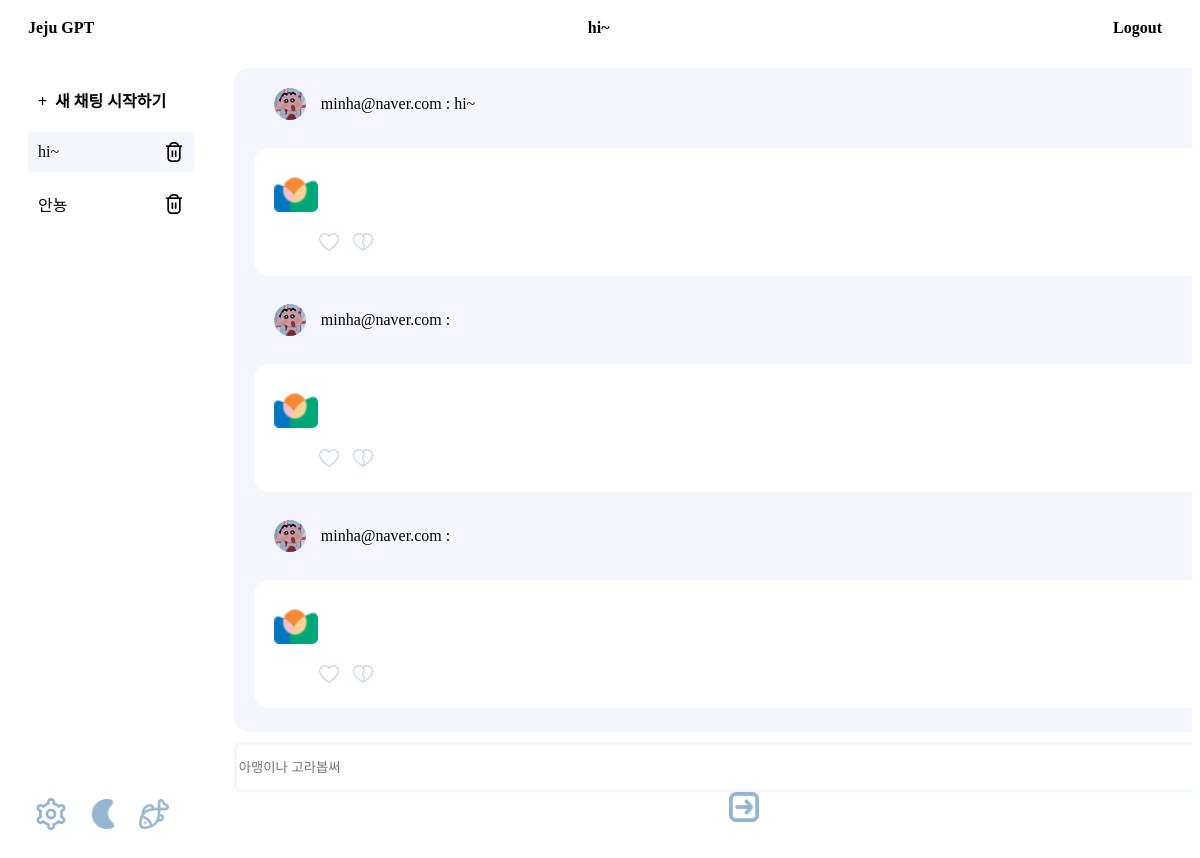
Page /main/3/18/ (signed in) on the committed database.
### home/models.py (models this page shows)
class ChatRoom(models.Model):
    user = models.ForeignKey(User, on_delete=models.CASCADE)
    subject = models.CharField(max_length=100)
    last_date = models.DateTimeField()

class ChatSet(models.Model):
    ChatRoom = models.ForeignKey(ChatRoom, on_delete=models.CASCADE)    #소속된 ChatRoom 정보
    Question = models.ForeignKey(Question, on_delete=models.CASCADE)    #포함한 Question
    Answer = models.ForeignKey(Answer, on_delete=models.CASCADE, null=True)    #포함한 Answer
    create_date = models.DateTimeField(auto_now_add=True)

class Question(models.Model):
    content = models.TextField()

### login/models.py (models this page shows, shortened)
class User(AbstractBaseUser, PermissionsMixin):
    username_validator = UnicodeUsernameValidator()
    username = models.CharField(_("username"), max_length=50, validators=[username_validator], blank=True)
    email = models.EmailField(_("email_address"), unique=True)
    is_staff = models.BooleanField(_("staff status"), default=False)
    is_active = models.BooleanField(_("active"), default=True)
    date_joined = models.DateTimeField(_("date joined"), default=timezone.now)
    objects = UserManager()
    USERNAME_FIELD = "email"
    EMAIL_FIELD = "email"
    REQUIRED_FIELDS = ['username']
    class Meta:
        verbose_name = _("user")
        verbose_name_plural = _("users")

### home/views.py (the view)
# urls.py: path('<int:user_id>/<int:chatroom_id>/', views.chat, name='chatpage'),
def chat(request, user_id, chatroom_id):
    user_chatList = ChatRoom.objects.filter(user__id = user_id).order_by('-last_date')
    sets = ChatRoom.objects.get(user__id = user_id, id=chatroom_id).chatset_set.all()
    context = {'chatList':user_chatList, 'user_id':user_id, 'sets':sets, 'chat_id':chatroom_id}
    return render(request, 'home/chatpage.html', context)

### home/templates/home/chatpage.html (shortened to what this page needs)
<head>
  <link rel="stylesheet" type="text/css" href="../../../static/style_chat.css">
</head>
<body>
  {% if user.is_authenticated %}
  <div class="chat-container">
    <nav class="nav-bar">
      <div class="logo"><a href="/">Jeju GPT</a></div>
      {% if chatList %}
      {% for R in chatList %}
      {% if R.id == chat_id %}
      <div class="profile">{{R.subject}}</div>
      {% endif %}
      {% endfor %}
      {% endif %}
      <div class="profile"><a href="{% url 'login:logout' %}">Logout</a></div>
    </nav>
    <div class="chat-wrapper">
      <div class="chat-sidebar">
        <ul class="chat-list">
          <li><strong><a href="{% url 'homepage:homepage' user_id=user_id %}" class="new-chat">+ &nbsp;새 채팅 시작하기</a></strong></li>
          {% if chatList %}
          {% for R in chatList %}
          <li {% if R.id == chat_id %}class="active"{% endif %}>
            <div class="chat-obj-div">
              <a href="/main/{{user_id}}/{{R.id}}/" class="R_subject">{{R.subject}}</a>
              <form action="{% url 'homepage:room_delete' user_id=user_id del_id=R.id%}" method="POST" class="R_subject2">
                <div class="chat_button">
                  <button><img src="../../../static/trash.png" alt="Delete"></button>
                </div>
              </form>
            </div>
          </li>
          {% endfor %}
          {% endif %}
        </ul>
        <div class="options">
          <img src="../../../static/settings.png" width="32px">
          <img src="../../../static/moon_black.png" width="30px">
          <img src="../../../static/dol.png" width="30px">
        </div>
      </div>
      <div class="chat-content">
        {% block content %}
        {% if sets %}
        <div class="chat-messages">
        {% for S in sets %}
          <div class="chat-message">
            <div class="message received">
              <div class="message-content">
                <img src="../../../static/zzang_gu.jfif" class="user-image">
                <p>{{ user.email }} : {{ S.Question.content }}</p>
              </div>
            </div>
          </div>
          <div class="chat-message">
            <div class="message sent">
              <div class="message-content">
                <img src="../../../static/favicon.png" class="favicon-image">
              </div>
              <div class="feedback">
                <a href="#"><img src="../../../static/good.png" class="good"></a>
                <a href="#"><img src="../../../static/bad.png" class="bad"></a>
              </div>
            </div>
          </div>
        {% endfor %}
      </div>
        {% else %}
        <div class="chat-messages">
          <h1>채팅이 없습니다! 첫 질문을 하시거나, 채팅방을 삭제해 주세요.</h1>
        </div>
        {% endif %}
        <form action="{% url 'homepage:question_send' user_id=user_id chatroom_id=chat_id %}" method="post">
          {% endblock %}
          <div class="new-chat-input">
            <input type="text" name="input_text" placeholder="아맹이나 고라봅써" />
            <button type="submit" id="send-button"><img src="../../../static/submit2.png" alt="Submit"></button>
          </div>
        </form>
      </div>
    </div>
    {% else %}
    <script>
      window.location.href = "{% url 'login:logout' %}"
    </script>
    {% endif %}
</body>

### static/style_chat.css (style rules this page uses)
body { font-family: 'SUIT-Regular'; overflow: hidden; }
.chat-container { display: flex; flex-direction: column; height: 100vh; position: relative; height: 100vh; overflow-y: scroll; }
.nav-bar { display: flex; align-items: center; justify-content: space-between; padding: 10px 20px; background-color: #FFFFFF; font-weight: bold; height: 20px; }
.nav-bar .profile { order: 0; margin-right: 10px; }
.logo { font-weight: bold; }
.profile { margin-right: 10px; }
a { color: black; text-decoration-line: none; }
.chat-wrapper { display: flex; flex: 1; overflow: hidden; }
.chat-sidebar { flex: 0 0 14%; background-color: #FFFFFF; padding: 20px; border-top-left-radius: 8px; border-bottom-left-radius: 8px; position: relative; }
.chat-list { list-style-type: none; padding: 0; margin: 0; }
.chat-list li { padding: 10px; margin-bottom: 10px; border-radius: 4px; cursor: pointer; }
.chat-list li.active { background-color: #F3F6FC; }
.chat-content { flex: 3; display: flex; flex-direction: column; padding: 20px; padding-right: 60px; padding-bottom: 40px; }
.chat-messages { flex: 1; overflow-y: auto; border-radius: 15px; margin-bottom: 10px; background-color: #F3F6FC; padding-right: px; }
.user-image { width: 32px; border-radius: 16px; margin-right: 15px; }
.favicon-image { width: 44px; margin-right: 15px; }
.message { padding: 8px; margin-bottom: 8px; border-radius: 15px; }
.message.received { background-color: #F3F6FC; padding-right: 40px; padding-top: 20px; padding-bottom: 20px; padding-left: 40px; margin-right: 20px; display: inline-block; }
.message.sent { background-color: #FFFFFF; padding: 20px; padding-left: 20px; margin-left: 20px; margin-right: 20px; align-items: flex-start; }
.message-content { display: flex; align-items: center; }
.message-content p { margin: 0; }
.message p { margin: 0; }
.good { width: 20px; padding-left: 45px; padding-top: 20px; }
.bad { width: 20px; padding-left: 10px; padding-top: 20px; }
.new-chat-input { text-align: center; width: 100%; line-height: 50px; }
.new-chat-input input { width: 1000px; height: 50px; border: 3px solid #F3F6FC; border-radius: 6px; }
.new-chat-input button { background-color: transparent; border: none; padding: 0; }
.new-chat-input button img { width: 30px; height: auto; padding-left: 20px; vertical-align: middle; }
.options { line-height: 50px; position: absolute; bottom: 40px; }
.options img { padding-left: 7px; padding-right: 10px; vertical-align: middle; }
.chat-obj-div { display: flex; align-items: center; justify-content: space-between; }
.R_subject { flex: 1; margin-right: 10px; }
.R_subject2 { margin: 0; padding: 0; }
.chat_button { flex-shrink: 0; width: 20px; height: 20px; }
.chat_button button { border: none; background-color: transparent; padding: 0; width: 100%; height: 100%; display: flex; align-items: center; justify-content: center; }
.chat_button button img { width: 100%; height: 100%; object-fit: contain; }

### rows in the picture
ChatRoom: subject "hi~"
ChatRoom: subject "안뇽"
ChatSet: Question.content "hi~"
User: email "minha@naver.com"
